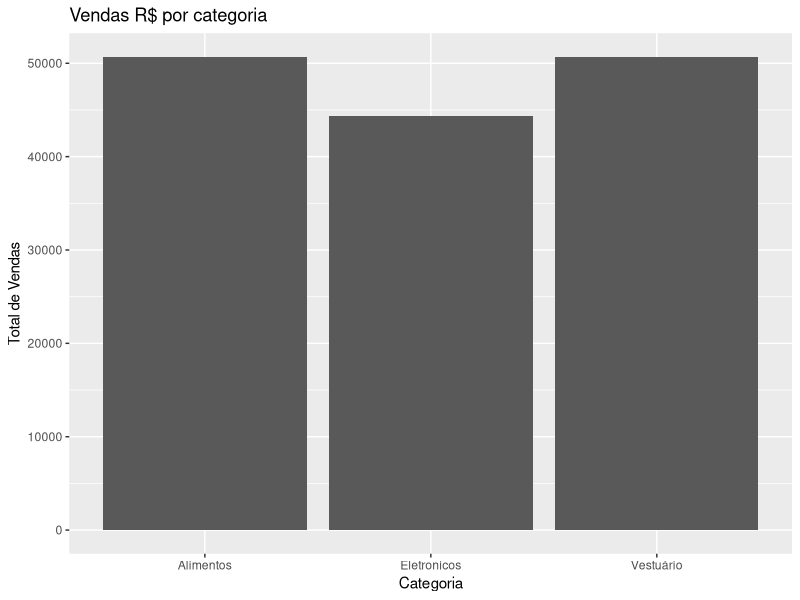
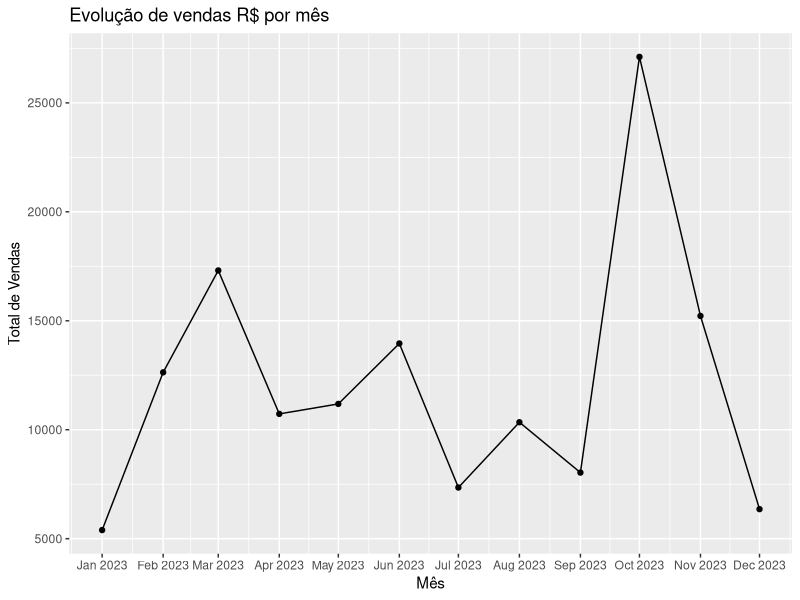
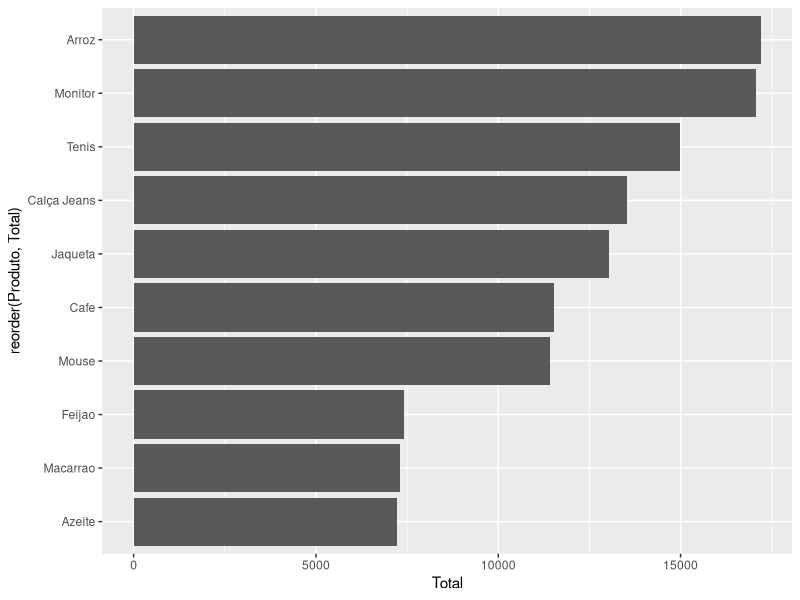

The R script that drew these images, in order:
## ---- chunk 1
install.packages("dplyr")
install.packages("readr")

library(dplyr)
library(readr)
## ---- chunk 2

categorias <- list(
  "Eletronicos" = c("Fone de Ouvido", "Mouse", "Teclado", "Monitor", "Carregador"),
  "Alimentos" = c("Arroz", "Feijao", "Macarrao", "Azeite", "Cafe"),
  "Vestuário" = c("Camiseta", "Calça Jeans", "Tenis", "Jaqueta", "Meias"))
data_aleatoria <- function(inicio, fim) {
  as.Date(runif(1, min = as.numeric(inicio), max = as.numeric(fim)))}

n <- 100
## ---- chunk 3
set.seed(123)
dados <- data.frame(
  ID = 1:n,
  Data = replicate(n, data_aleatoria(as.Date("2023-01-01"), as.Date("2023-12-31"))),
  Categoria = character(n),
  Produto = character(n),
  Quantidade = sample(1:10, n, replace = TRUE),
  Preço = round(runif(n, 10, 500), 2))
## ---- chunk 4
for (i in 1:n) {
  cat_nome <- sample(names(categorias), 1)
  prod_nome <- sample(categorias[[cat_nome]], 1)
  dados$Categoria[i] <- cat_nome
  dados$Produto[i] <- prod_nome}

dados <- dados %>% select(ID, Data, Produto, Categoria, Quantidade, Preço)
## ---- chunk 5
num_duplicadas <- 5

indices_duplicar <- sample(1:nrow(dados), num_duplicadas, replace = FALSE)

linhas_duplicadas <- dados[indices_duplicar, ]
dados <- bind_rows(dados, linhas_duplicadas)

num_na_por_coluna <- 3

na_produto <- sample(1:nrow(dados), num_na_por_coluna)
dados$Produto[na_produto] <- NA

na_quantidade <- sample(1:nrow(dados), num_na_por_coluna)
dados$Quantidade[na_quantidade] <- NA

## ---- chunk 6
dados$Data<-as.Date(dados$Data)

dados <- dados[!duplicated(dados), ]

colSums(is.na(dados))

dados <- na.omit(dados)

summary(dados)

if (!dir.exists("dados")) dir.create("dados")

write_csv(dados, "dados/dados_clean.csv")

#ver onde está salvo
getwd()

## ---- chunk 7
dados$Total_Venda <- dados$Quantidade * dados$Preço

produto_top <- dados %>%
  group_by(Produto) %>%
  summarise(Venda_Total = sum(Total_Venda, na.rm = TRUE)) %>%
  arrange(desc(Venda_Total)) %>%
  slice(1)

print(produto_top)

write.csv(dados, "dados/dados_clean.csv")
## ---- chunk 8
install.packages("ggplot2")
install.packages("lubridate")

library(ggplot2)
library(lubridate)
## ---- chunk 9
ggplot(dados) + geom_col(aes(x=Categoria, y=Total_Venda))+
labs(title = "Vendas R$ por categoria", x = "Categoria", y = "Total de Vendas")
## ---- chunk 10
ggplot(dados %>% group_by(mes = floor_date(Data, "month")) %>%
summarise(Total_Venda = sum(Total_Venda))) +
geom_line(aes(x = mes, y = Total_Venda)) +
labs(title = "Evolução de vendas R$ por mês", x = "Mês", y = "Total de Vendas") +
geom_point(aes(x = mes, y = Total_Venda)) +
scale_x_date(date_breaks = "1 month",date_labels = "%b %Y")
## ---- chunk 11
ggplot(dados %>% group_by(Produto) %>% summarise(Total = sum(Total_Venda)) %>%
arrange(desc(Total)) %>% slice(1:10),
aes(x = reorder(Produto, Total), y = Total)) +
coord_flip() + geom_col()
labs(title = "Top 10 produtos mais vendidos", x = "Produto", y = "Total de Vendas")
